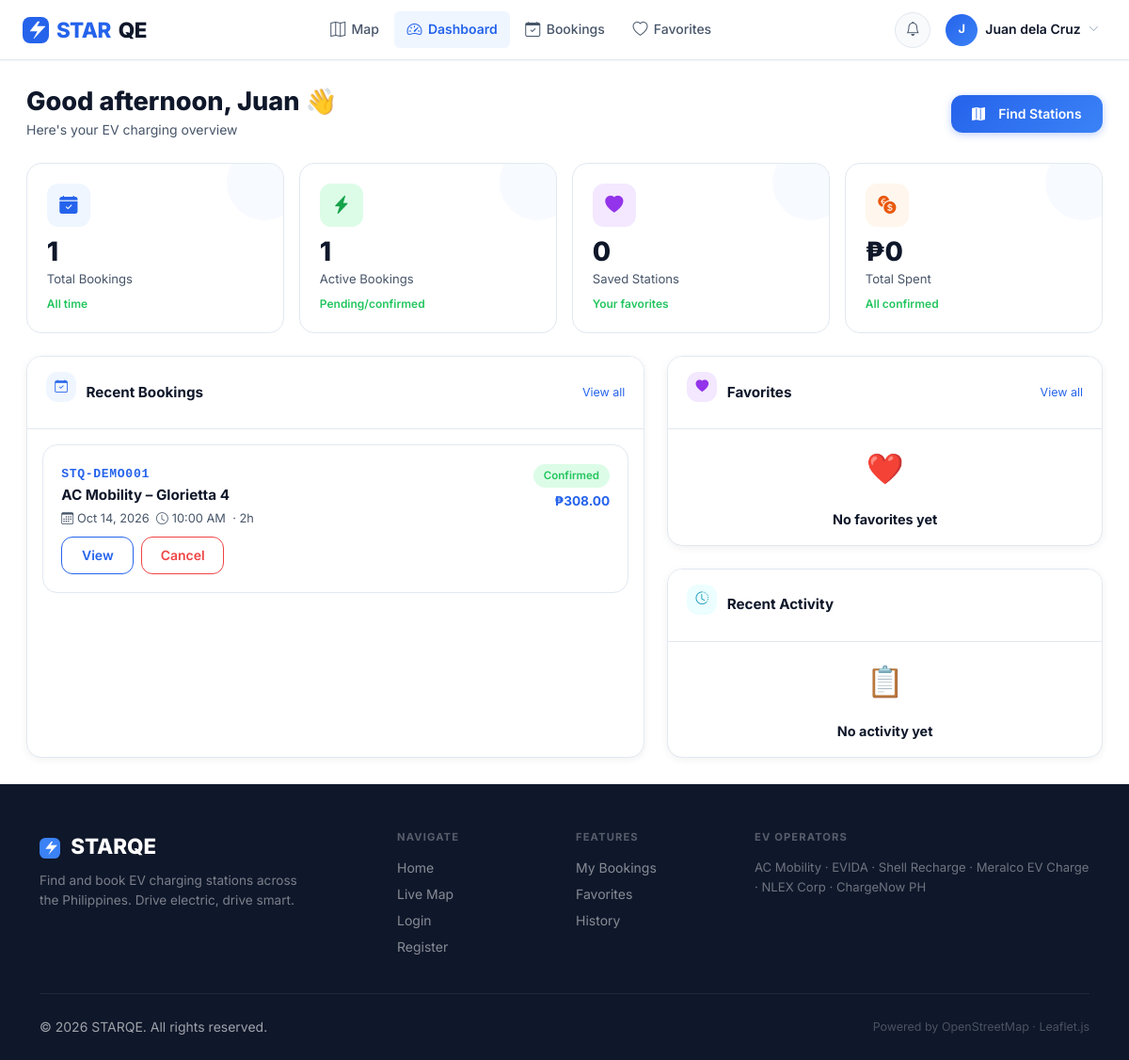
The app's page /dashboard.php (signed in) with its own data.
### tables this page shows
CREATE TABLE IF NOT EXISTS `bookings` (
  `booking_id`     INT UNSIGNED     NOT NULL AUTO_INCREMENT,
  `user_id`        INT UNSIGNED     NOT NULL,
  `station_id`     INT UNSIGNED     NOT NULL,
  `booking_date`   DATE             NOT NULL,
  `booking_time`   TIME             NOT NULL,
  `duration_hours` TINYINT UNSIGNED NOT NULL DEFAULT 1,
  `total_amount`   DECIMAL(10,2)    NOT NULL DEFAULT 0.00,
  `status`         ENUM('pending','confirmed','approved','rejected','cancelled','completed') NOT NULL DEFAULT 'pending',
  `reference_no`   VARCHAR(20)      NOT NULL,
  `notes`          TEXT             DEFAULT NULL,
  `admin_note`     TEXT             DEFAULT NULL,
  `created_at`     TIMESTAMP        NOT NULL DEFAULT CURRENT_TIMESTAMP,
  `updated_at`     TIMESTAMP        NOT NULL DEFAULT CURRENT_TIMESTAMP ON UPDATE CURRENT_TIMESTAMP,
  PRIMARY KEY (`booking_id`),
  UNIQUE KEY `uq_ref` (`reference_no`),
  KEY `idx_user`    (`user_id`),
  KEY `idx_station` (`station_id`),
  KEY `idx_status`  (`status`),
  KEY `idx_date`    (`booking_date`),
  CONSTRAINT `fk_b_user`    FOREIGN KEY (`user_id`)    REFERENCES `users`    (`user_id`) ON DELETE CASCADE,
  CONSTRAINT `fk_b_station` FOREIGN KEY (`station_id`) REFERENCES `stations` (`station_id`) ON DELETE CASCADE
);

CREATE TABLE IF NOT EXISTS `stations` (
  `station_id`      INT UNSIGNED     NOT NULL AUTO_INCREMENT,
  `station_name`    VARCHAR(180)     NOT NULL,
  `address`         VARCHAR(255)     NOT NULL,
  `city`            VARCHAR(100)     NOT NULL,
  `latitude`        DECIMAL(10,8)    NOT NULL,
  `longitude`       DECIMAL(11,8)    NOT NULL,
  `status`          ENUM('available','busy','maintenance','full') NOT NULL DEFAULT 'available',
  `charging_type`   ENUM('AC','DC','AC/DC')  NOT NULL DEFAULT 'AC',
  `power_capacity`  DECIMAL(6,2)     NOT NULL DEFAULT 7.40,
  `available_ports` TINYINT UNSIGNED NOT NULL DEFAULT 2,
  `total_ports`     TINYINT UNSIGNED NOT NULL DEFAULT 2,
  `price_per_kwh`   DECIMAL(6,2)     NOT NULL DEFAULT 12.00,
  `operator`        VARCHAR(150)     DEFAULT NULL,
  `opening_time`    TIME             DEFAULT '06:00:00',
  `closing_time`    TIME             DEFAULT '22:00:00',
  `image`           VARCHAR(255)     DEFAULT NULL,
  `is_verified`     TINYINT(1)       NOT NULL DEFAULT 0,
  `is_fast_charge`  TINYINT(1)       NOT NULL DEFAULT 0,
  `created_at`      TIMESTAMP        NOT NULL DEFAULT CURRENT_TIMESTAMP,
  `updated_at`      TIMESTAMP        NOT NULL DEFAULT CURRENT_TIMESTAMP ON UPDATE CURRENT_TIMESTAMP,
  PRIMARY KEY (`station_id`),
  KEY `idx_status` (`status`),
  KEY `idx_city`   (`city`),
  KEY `idx_type`   (`charging_type`),
  KEY `idx_latlng` (`latitude`,`longitude`)
);

### dashboard.php (the view, shortened to what this page needs)
<?php
require_once 'config/config.php';
$myBookings  = dbAll('SELECT b.*,s.station_name,s.city,s.charging_type FROM bookings b JOIN stations s ON b.station_id=s.station_id WHERE b.user_id=? ORDER BY b.created_at DESC LIMIT 5',[uid()]);
$myFavs      = dbAll('SELECT f.*,s.station_name,s.city,s.status,s.charging_type,s.available_ports,s.total_ports,s.price_per_kwh FROM favorites f JOIN stations s ON f.station_id=s.station_id WHERE f.user_id=? ORDER BY f.created_at DESC LIMIT 4',[uid()]);
$totalBooks  = dbCount('SELECT COUNT(*) FROM bookings WHERE user_id=?',[uid()]);
$activeBooks = dbCount("SELECT COUNT(*) FROM bookings WHERE user_id=? AND status IN ('pending','confirmed','approved')",[uid()]);
$totalFavs   = dbCount('SELECT COUNT(*) FROM favorites WHERE user_id=?',[uid()]);
$totalSpent  = (float)(dbOne("SELECT COALESCE(SUM(total_amount),0) r FROM bookings WHERE user_id=? AND status IN ('approved','completed')",[uid()])['r']??0);
$recentAct   = dbAll('SELECT * FROM history WHERE user_id=? ORDER BY created_at DESC LIMIT 6',[uid()]);
include 'includes/header.php';
?>
<div class="page-wrap">
<div class="content-pad">
  <div class="d-flex align-items-center justify-content-between mb-4 flex-wrap gap-3">
    <div>
      <h1 style="font-size:1.7rem;font-weight:800;margin-bottom:.15rem">
        Good <?= date('H')<12?'morning':( date('H')<17?'afternoon':'evening') ?>, <?= explode(' ',uname())[0] ?> 👋
      </h1>
      <p class="text-muted mb-0" style="font-size:.875rem">Here's your EV charging overview</p>
    </div>
    <a href="<?= BASE_URL ?>/map.php" class="btn-primary-s btn" style="text-decoration:none">
      <i class="bi bi-map-fill me-2"></i>Find Stations
    </a>
  </div>
  <div class="row g-3 mb-4">
    <?php foreach([
      ['blue','bi-calendar-check-fill',$totalBooks,'Total Bookings','All time'],
      ['green','bi-lightning-charge-fill',$activeBooks,'Active Bookings','Pending/confirmed'],
      ['purple','bi-heart-fill',$totalFavs,'Saved Stations','Your favorites'],
      ['orange','bi-currency-exchange','₱'.number_format($totalSpent,0),'Total Spent','All confirmed'],
    ] as [$col,$icon,$val,$lbl,$sub]): ?>
    <div class="col-6 col-lg-3">
      <div class="metric-card">
        <div class="metric-icon <?= $col ?>"><i class="bi <?= $icon ?>"></i></div>
        <div class="metric-val"><?= $val ?></div>
        <div class="metric-lbl"><?= $lbl ?></div>
        <div class="metric-sub"><?= $sub ?></div>
      </div>
    </div>
    <?php endforeach; ?>
  </div>
  <div class="row g-4">
    <div class="col-lg-7">
      <div class="card-s h-100">
        <div class="card-hd">
          <div class="metric-icon blue" style="width:32px;height:32px;font-size:.85rem"><i class="bi bi-calendar-check"></i></div>
          <span class="title">Recent Bookings</span>
          <a href="<?= BASE_URL ?>/bookings.php" style="margin-left:auto;font-size:.78rem;color:var(--primary);text-decoration:none">View all</a>
        </div>
        <?php if(empty($myBookings)): ?>
        <div class="empty-state">
          <div class="empty-icon">📅</div>
          <div class="empty-title">No bookings yet</div>
          <div class="empty-desc">Find a station and book your first charging slot!</div>
          <a href="<?= BASE_URL ?>/map.php" class="btn-primary-s btn btn-sm mt-2" style="text-decoration:none">Find Stations</a>
        </div>
        <?php else: ?>
        <div class="p-3 d-flex flex-column gap-3">
          <?php foreach($myBookings as $b): ?>
          <div class="booking-card">
            <div class="d-flex align-items-start justify-content-between gap-2">
              <div style="flex:1;min-width:0">
                <div class="booking-ref"><?= s($b['reference_no']) ?></div>
                <div style="font-weight:700;font-size:.95rem;color:var(--text)" class="text-truncate"><?= s($b['station_name']) ?></div>
                <div style="font-size:.8rem;color:var(--text-2);margin-top:.2rem">
                  <i class="bi bi-calendar3 me-1"></i><?= date('M d, Y',strtotime($b['booking_date'])) ?>
                  &nbsp;<i class="bi bi-clock me-1"></i><?= date('h:i A',strtotime($b['booking_time'])) ?>
                  &nbsp;· <?= $b['duration_hours'] ?>h
                </div>
              </div>
              <div class="d-flex flex-column align-items-end gap-1">
                <?= statusBadge($b['status']) ?>
                <span style="font-size:.85rem;font-weight:700;color:var(--primary)">₱<?= number_format($b['total_amount'],2) ?></span>
              </div>
            </div>
            <?php if(in_array($b['status'],['pending','confirmed','approved'])): ?>
            <div class="d-flex gap-2 mt-2">
              <a href="<?= BASE_URL ?>/booking.php?ref=<?= s($b['reference_no']) ?>" class="btn-outline-s btn btn-sm" style="text-decoration:none">View</a>
              <button class="btn-danger-s btn btn-sm" onclick="cancelBook(<?= $b['booking_id'] ?>,'<?= s($b['reference_no']) ?>')">Cancel</button>
            </div>
            <?php elseif($b['status']==='completed'): ?>
            <a href="<?= BASE_URL ?>/booking.php?station_id=<?= $b['station_id'] ?>" class="btn-outline-s btn btn-sm mt-2" style="text-decoration:none">Rebook</a>
            <?php endif; ?>
          </div>
          <?php endforeach; ?>
        </div>
        <?php endif; ?>
      </div>
    </div>
    <div class="col-lg-5 d-flex flex-column gap-4">
      <div class="card-s">
        <div class="card-hd">
          <div class="metric-icon purple" style="width:32px;height:32px;font-size:.85rem"><i class="bi bi-heart-fill"></i></div>
          <span class="title">Favorites</span>
          <a href="<?= BASE_URL ?>/favorites.php" style="margin-left:auto;font-size:.78rem;color:var(--primary);text-decoration:none">View all</a>
        </div>
        <?php if(empty($myFavs)): ?>
        <div class="empty-state py-3">
          <div class="empty-icon" style="font-size:2rem">❤️</div>
          <div class="empty-title" style="font-size:.9rem">No favorites yet</div>
        </div>
        <?php endif; ?>
      </div>
      <div class="card-s">
        <div class="card-hd">
          <div class="metric-icon cyan" style="width:32px;height:32px;font-size:.85rem"><i class="bi bi-clock-history"></i></div>
          <span class="title">Recent Activity</span>
        </div>
        <?php if(empty($recentAct)): ?>
        <div class="empty-state py-3"><div class="empty-icon" style="font-size:2rem">📋</div><div class="empty-title" style="font-size:.9rem">No activity yet</div></div>
        <?php endif; ?>
      </div>
    </div>
  </div>
</div>
</div>
<?php include 'includes/footer.php'; ?>

### config/config.php (shortened to what this page needs)
<?php
function getDB(): PDO {
    static $pdo = null;
    if ($pdo === null) {
        try {
            $pdo = new PDO('mysql:host='.DB_HOST.';dbname='.DB_NAME.';charset=utf8mb4',
                DB_USER, DB_PASS,
                [PDO::ATTR_ERRMODE=>PDO::ERRMODE_EXCEPTION,
                 PDO::ATTR_DEFAULT_FETCH_MODE=>PDO::FETCH_ASSOC,
                 PDO::ATTR_EMULATE_PREPARES=>false]);
        } catch (PDOException $e) {
            header('Content-Type: application/json');
            die(json_encode(['success'=>false,'message'=>'Database connection failed.']));
        }
    }
    return $pdo;
}
function dbQ(string $sql, array $p=[]): PDOStatement { $s=getDB()->prepare($sql); $s->execute($p); return $s; }
function dbAll(string $sql, array $p=[]): array      { return dbQ($sql,$p)->fetchAll(); }
function uid(): int         { return (int)($_SESSION['uid']??0); }
function uname(): string    { return htmlspecialchars($_SESSION['fullname']??'Guest',ENT_QUOTES,'UTF-8'); }
function s(?string $v): string  { return htmlspecialchars(trim((string)$v),ENT_QUOTES|ENT_HTML5,'UTF-8'); }
function statusBadge(string $s): string {
    $map=['available'=>['bg-success-soft','text-success','Available'],
          'busy'     =>['bg-warning-soft','text-warning','Busy'],
          'full'     =>['bg-danger-soft', 'text-danger', 'Full'],
          'maintenance'=>['bg-secondary-soft','text-secondary','Maintenance'],
          'pending'  =>['bg-warning-soft','text-warning','Pending'],
          'confirmed'=>['bg-success-soft','text-success','Confirmed'],
          'approved' =>['bg-success-soft','text-success','Approved'],
          'rejected' =>['bg-danger-soft', 'text-danger', 'Rejected'],
          'cancelled'=>['bg-danger-soft', 'text-danger', 'Cancelled'],
          'completed'=>['bg-info-soft',   'text-info',   'Completed'],
          'enabled'  =>['bg-success-soft','text-success','Enabled'],
          'disabled' =>['bg-danger-soft', 'text-danger', 'Disabled']];
    [$bg,$tc,$lbl]=$map[$s]??['bg-secondary-soft','text-secondary',ucfirst($s)];
    return "<span class='badge-status $bg $tc'>$lbl</span>";
}

### records on screen
bookings: reference_no "STQ-DEMO001", station.station_name "AC Mobility – Glorietta 4", booking_date "Oct 14, 2026", booking_time "10:00 AM", duration_hours "2", total_amount "308.00"

### other values on screen
$_userInitial "J"
uname() "Juan dela Cruz"
explode(' ',uname())[0] "Juan"
$val "1"
$lbl "Total Bookings"
$sub "All time"
$lbl "Active Bookings"
$sub "Pending/confirmed"
$val "0"
$lbl "Saved Stations"
$sub "Your favorites"
$val "₱0"
$lbl "Total Spent"
$sub "All confirmed"
